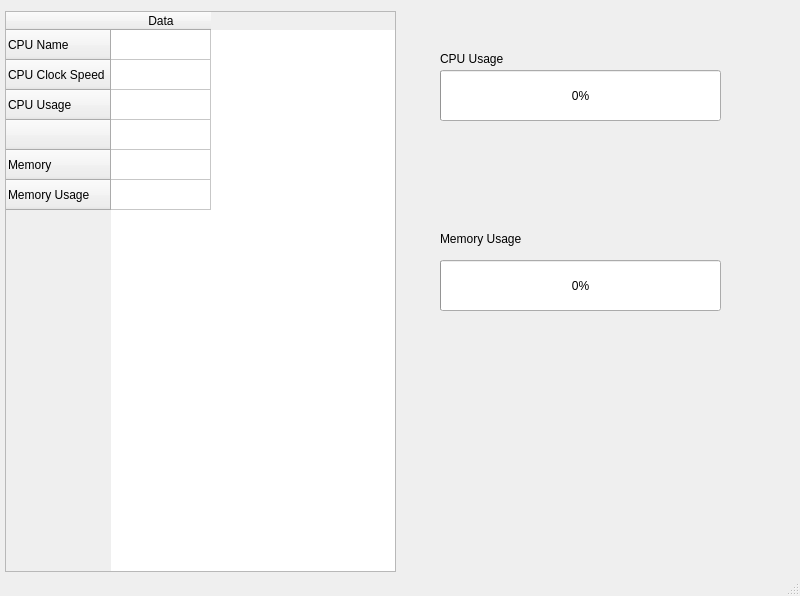
<?xml version="1.0" encoding="UTF-8"?>
<ui version="4.0">
 <class>MainMenu</class>
 <widget class="QMainWindow" name="MainMenu">
  <property name="geometry">
   <rect>
    <x>0</x>
    <y>0</y>
    <width>800</width>
    <height>596</height>
   </rect>
  </property>
  <property name="windowTitle">
   <string>MainWindow</string>
  </property>
  <widget class="QWidget" name="centralwidget">
   <widget class="QTableWidget" name="DataTable">
    <property name="geometry">
     <rect>
      <x>5</x>
      <y>11</y>
      <width>391</width>
      <height>561</height>
     </rect>
    </property>
    <row>
     <property name="text">
      <string>CPU Name</string>
     </property>
    </row>
    <row>
     <property name="text">
      <string>CPU Clock Speed</string>
     </property>
    </row>
    <row>
     <property name="text">
      <string>CPU Usage</string>
     </property>
    </row>
    <row>
     <property name="text">
      <string/>
     </property>
    </row>
    <row>
     <property name="text">
      <string>Memory</string>
     </property>
    </row>
    <row>
     <property name="text">
      <string>Memory Usage</string>
     </property>
    </row>
    <column>
     <property name="text">
      <string>Data</string>
     </property>
    </column>
   </widget>
   <widget class="QProgressBar" name="CPUBar">
    <property name="geometry">
     <rect>
      <x>440</x>
      <y>70</y>
      <width>281</width>
      <height>51</height>
     </rect>
    </property>
    <property name="value">
     <number>0</number>
    </property>
   </widget>
   <widget class="QProgressBar" name="MemoryBar">
    <property name="geometry">
     <rect>
      <x>440</x>
      <y>260</y>
      <width>281</width>
      <height>51</height>
     </rect>
    </property>
    <property name="value">
     <number>0</number>
    </property>
   </widget>
   <widget class="QLabel" name="CPULabelBar">
    <property name="geometry">
     <rect>
      <x>440</x>
      <y>50</y>
      <width>71</width>
      <height>18</height>
     </rect>
    </property>
    <property name="text">
     <string>CPU Usage</string>
    </property>
   </widget>
   <widget class="QLabel" name="MemoryLabelBar">
    <property name="geometry">
     <rect>
      <x>440</x>
      <y>230</y>
      <width>101</width>
      <height>18</height>
     </rect>
    </property>
    <property name="text">
     <string>Memory Usage</string>
    </property>
   </widget>
  </widget>
  <widget class="QStatusBar" name="statusbar"/>
 </widget>
 <resources/>
 <connections/>
</ui>
